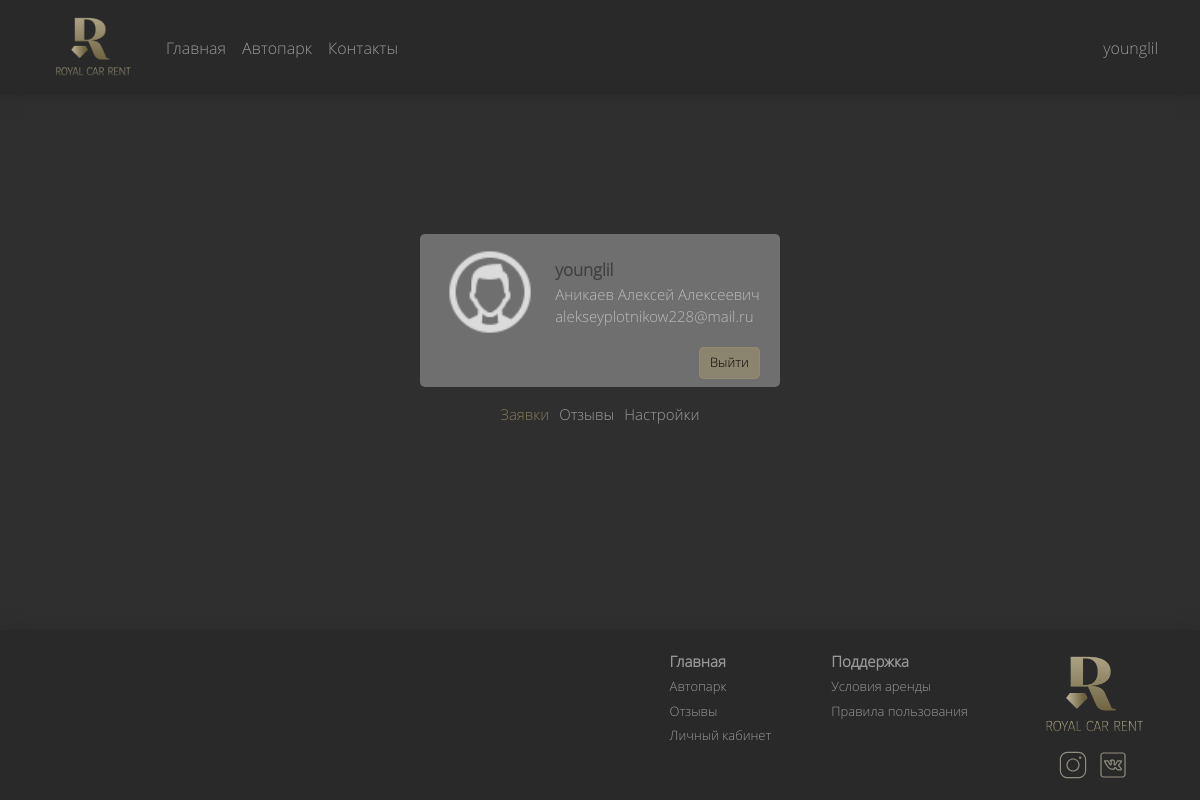
Page /rcr/pages/privateСabinet/index.php (signed in) on the committed database.
### tables this page shows
CREATE TABLE `Users` (
  `Id_user` int NOT NULL,
  `Name` varchar(50) NOT NULL,
  `Surname` varchar(50) NOT NULL,
  `Patronymic` varchar(50) DEFAULT NULL,
  `Email` varchar(100) NOT NULL,
  `Username` varchar(100) NOT NULL,
  `Password` varchar(100) NOT NULL,
  `Confirmation_code` varchar(100) NOT NULL,
  `isActive` tinyint(1) NOT NULL DEFAULT '0'
);

### rcr/utils/userData.php (called while the page is built)
<?php
function getUserData($user_id, $pdo) {
    $query = "SELECT * FROM Users WHERE Id_user = ?";
    $statement = $pdo->prepare($query);
    $statement->execute([$user_id]);
    $userData = $statement->fetch(PDO::FETCH_ASSOC);
    return $userData;
}
?>

### rcr/pages/privateСabinet/index.php (the view, shortened to what this page needs)
<?php
require_once('../../utils/connect/connectToDataBase.php');
require_once('../../utils/userData.php');
include('../../layout/header.php');
?>
<section class="section container">
    <div class="sectionCabinet">
        <div class="cabinetWrapper">
            <div class="cabinetData">
                <img src="../../assets/media/icon/icons8-user-64.png" alt="icon" width="100">
                <div class="cabinetDataWrapper">
                    <div class="cabinetDataUsername"><?php echo htmlspecialchars($userData['Username']); ?></div>
                    <div class="cabinetDataText">
                        <?php
                        echo htmlspecialchars($userData['Surname']) . " " . htmlspecialchars($userData['Name']);
                        if (!empty($userData['Patronymic'])) {
                            echo " " . htmlspecialchars($userData['Patronymic']);
                        }
                        ?>
                    </div>
                    <div class="cabinetDataText">
                        <?php echo htmlspecialchars($userData['Email']); ?>
                    </div>
                </div>
            </div>
            <form action="/rcr/utils/logout.php" method="post">
                <button type="submit" class="mainButton">Выйти</button>
            </form>
        </div>
        <ul class="cabinetMenu">
            <li class="cabinetMenuItem">
                <a href="#application" class="cabinetMenuLink active">Заявки</a>
            </li>
            <li class="cabinetMenuItem">
                <a href="#review" class="cabinetMenuLink">Отзывы</a>
            </li>
            <li class="cabinetMenuItem">
                <a href="#setting" class="cabinetMenuLink">Настройки</a>
            </li>
        </ul>
    </div>
</section>
<?php
include('../../layout/footer.php');
?>

### rcr/layout/header.php (shortened to what this page needs)
<?php
$pdo = connectToDataBase();
require_once(__DIR__ . '/../utils/userData.php');
if(isset($_SESSION['user_id'])) {
    $userData = getUserData($_SESSION['user_id'], $pdo);
    $auth = true;
} else {
    $auth = false;
}
?>
<!doctype html>
<html lang="en">
<head>
    <link rel="stylesheet" href="/rcr/assets/global.css">
    <link rel="stylesheet" href="/rcr/lib/bootstrap/bootstrap-5.0.2-dist/css/bootstrap.min.css">
</head>
<body>
<nav class="navbar navbar-expand-lg navbar-light">
    <div class="container-fluid container">
        <a class="navbar-brand" href="/index.php"><img src="/rcr/assets/media/logo/logo.png" alt="logo" width="100"></a>
        <div class="collapse navbar-collapse" id="navbarSupportedContent">
            <ul class="navbar-nav me-auto mb-2 mb-lg-0">
                <li class="nav-item">
                    <a class="nav-link" href="/rcr/index.php">Главная</a>
                </li>
                <li class="nav-item">
                    <a class="nav-link" href="/rcr/pages/catalog/index.php">Автопарк</a>
                </li>
                <li class="nav-item">
                    <a class="nav-link" href="#">Контакты</a>
                </li>
            </ul>
            <?php if (!$auth): ?>
                <button type="button" class="buttonAuth" data-bs-toggle="modal" data-bs-target="#exampleModal">
                    Войти
                </button>
            <?php else: ?>
                <a href="/rcr/pages/privateСabinet/index.php" class="buttonAuth authLink"><?php echo $userData['Username']; ?></a>
            <?php endif; ?>
        </div>
    </div>
</nav>
</body>
</html>

### rcr/assets/global.css (style rules this page uses)
body { background: #292929f7 !important; color: white !important; margin: 0 auto; min-height: 100vh; display: flex; flex-direction: column; justify-content: space-between; }
.navbar { background: #292929 !important; box-shadow: 0 0 16px #292929; }
.nav-link { font-family: "OpenSans-Light", sans-serif !important; color: #ffffff85 !important; font-size: 16px !important; }
.mainButton { font-family: "OpenSans-Light", sans-serif; padding: 5px 10px; font-size: 13px; border: 1px solid #998f6fb0; background-color: #998f6fb0; border-radius: 5px; }
.buttonAuth { cursor: pointer; font-family: "OpenSans-Light", sans-serif; color: #ffffff85; font-size: 16px; border: none; background: transparent; }
.authLink { text-decoration: none; }
.section { margin-top: 70px; }
.sectionCabinet { display: flex; flex-direction: column; align-items: center; gap: 15px; }
.cabinetData { display: flex; align-items: center; gap: 15px; }
.cabinetWrapper { display: flex; flex-direction: column; align-items: end; gap: 5px; border-radius: 5px; padding: 8px 20px; background: #ffffff4f; }
.cabinetDataUsername { font-size: 17px; color: #404040; font-weight: 600; font-family: "OpenSans-Light", sans-serif; }
.cabinetDataText { font-size: 15px; color: #ffffff85; font-family: "OpenSans-Light", sans-serif; }
.cabinetMenu { padding: 0; margin: 0; display: flex; gap: 10px; }
.cabinetMenuItem { list-style: none; }
.cabinetMenuLink { font-family: "OpenSans-Light", sans-serif; text-decoration: none; font-size: 15px; color: #ffffff85; }
.cabinetMenuLink.active { color: #837958; }

### rows in the picture
users: Username "younglil", Surname "Аникаев", Name "Алексей", Patronymic "Алексеевич", Email "alekseyplotnikow228@mail.ru"
